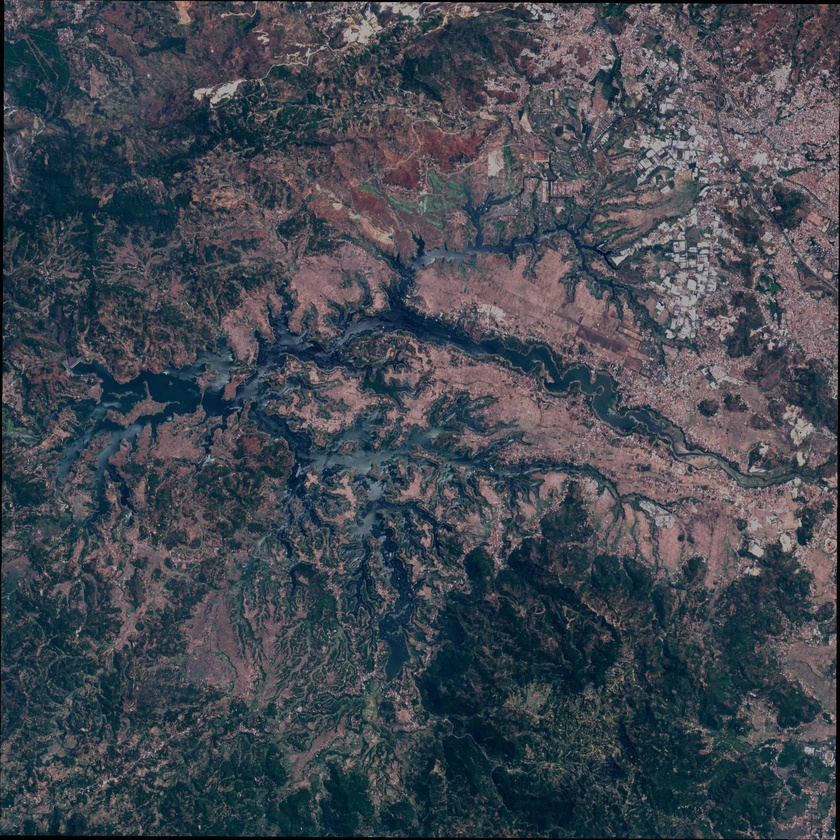
#> input picture Final Lab Codes/water_body_1.jpg, 840 x 840 px, shrunk from 2007 x 2009 before the run, found by its file name
$ jupyter execute 'Trials (Does not work).ipynb'   (shell and % lines are left out)
#> lines starting #> are read from the running program, lines starting #| are printed output that depends on the picture
# Import Modules

[cell 1]
import numpy as np
import pandas as pd

import cv2

import matplotlib.pyplot as plt
import seaborn as sns

from PIL import Image

# Load the Image

[cell 2]
img = cv2.imread('/content/water_body_1.jpg')
#> img is the input picture: shape (840, 840, 3); mean B, G, R 79.9, 71.6, 65.9
expected_mask = cv2.imread('/content/water_body_1_mask.jpg')
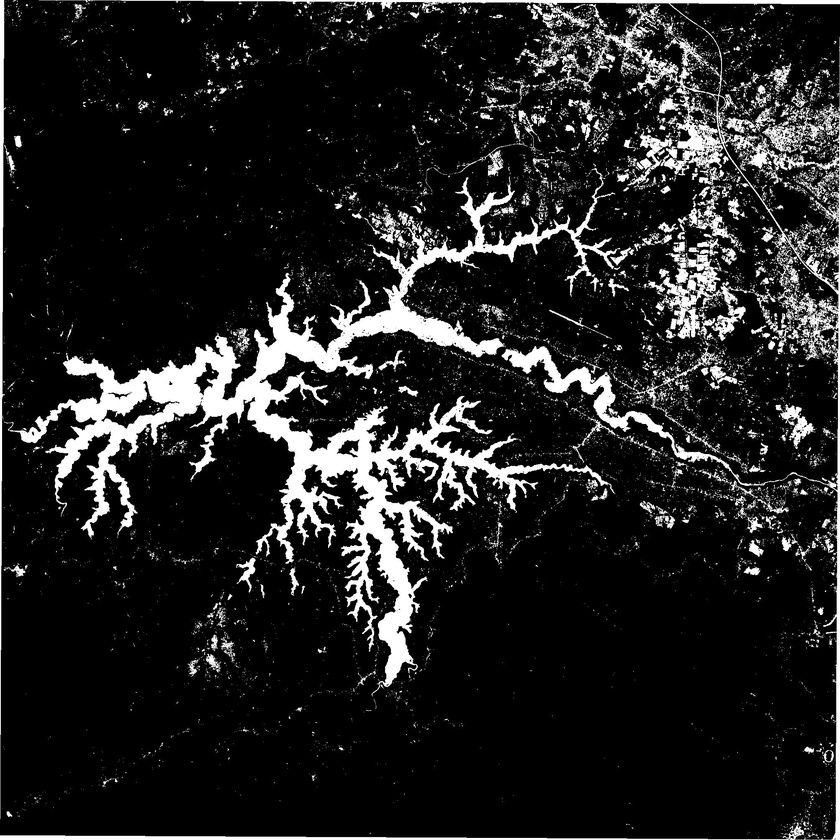
#> input picture Final Lab Codes/water_body_1_mask.jpg, 840 x 840 px, shrunk from 2007 x 2009 before the run, found by its file name
#> expected_mask is the input picture: shape (840, 840, 3); min 0, max 255, mean 34

[cell 3]
plt.figure(figsize=(10, 10))
plt.axis('off')

plt.subplot(1, 2, 1)
plt.imshow(img)
plt.title('Original Image')

plt.subplot(1, 2, 2)
plt.imshow(expected_mask)
plt.title('Expected Mask')

plt.axis('off')
plt.show()
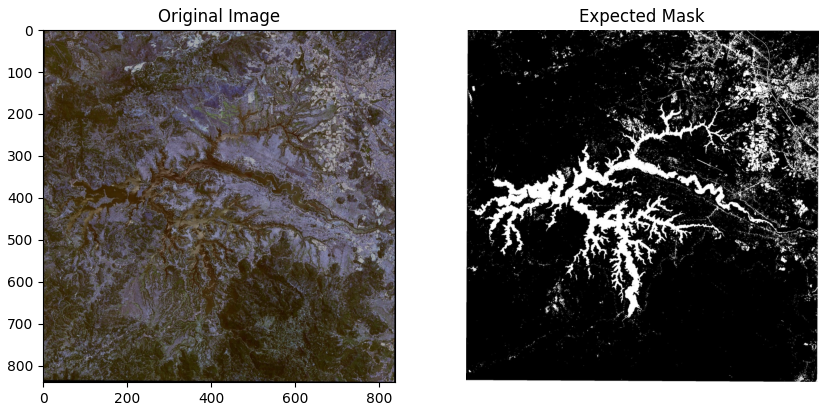
#> figure drawn by matplotlib, 2 panels; B, G, R data is drawn as R, G, B

[cell 4]
# Image Array
img

[cell 5]
img.shape
#> Out = (840, 840, 3)

# Convert to HSV
- [Changing Colourspaces](https://docs.opencv.org/3.2.0/df/d9d/tutorial_py_colorspaces.html)
- [Stackoverflow](https://stackoverflow.com/questions/42198408/python-opencv-convert-pixel-from-bgr-to-hsv)

[cell 6]
hsv = cv2.cvtColor(img, cv2.COLOR_BGR2HSV)
#> hsv: shape (840, 840, 3); mean H, S, V 115.1, 85.4, 83.3
hsv

[cell 7]
plt.imshow(hsv)
plt.axis('off')
plt.title('HSV Image')

# Blur

[cell 8]
blur = cv2.GaussianBlur(hsv,(5,5),0)
#> blur: shape (840, 840, 3); mean H, S, V 115.1, 85.4, 83.4
blur = cv2.bilateralFilter(blur,3,30,30)
#> blur: shape (840, 840, 3); mean H, S, V 115.2, 85.4, 83.4
blur

[cell 9]
plt.imshow(blur)
plt.axis('off')
plt.title('Blur Image')

[cell 10]
# Take only one Channel

ex = blur[:,:,1]
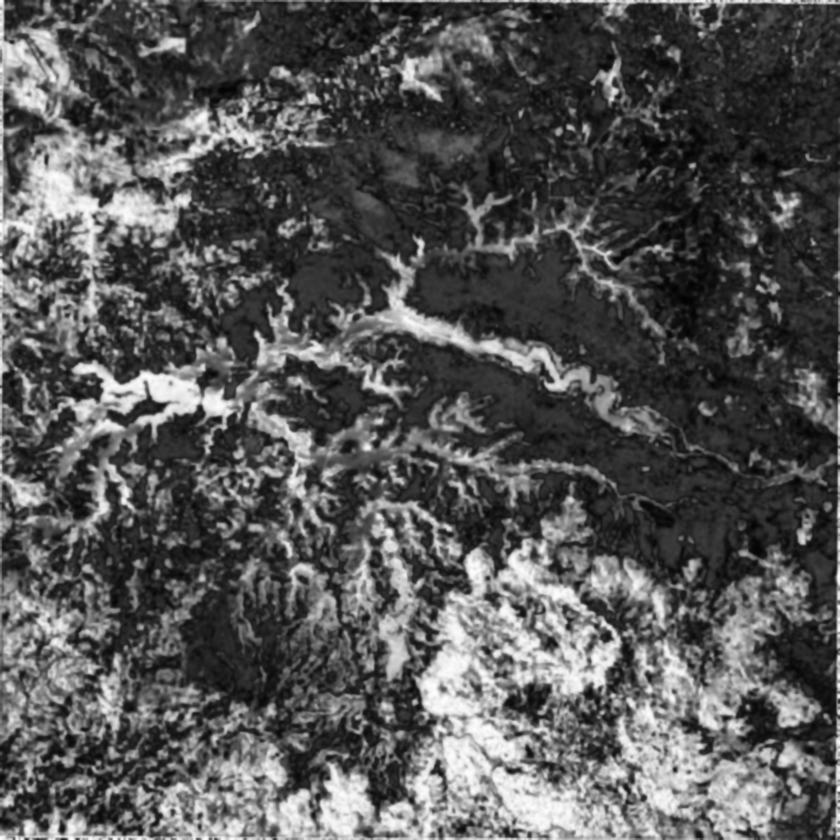
#> ex: shape (840, 840); min 1, max 255, mean 85.4


plt.imshow(ex)
plt.axis('off')
plt.title('Blur Image')

# Plot Histograms

[cell 11]
hist = plt.hist(ex.flatten(),bins=256)
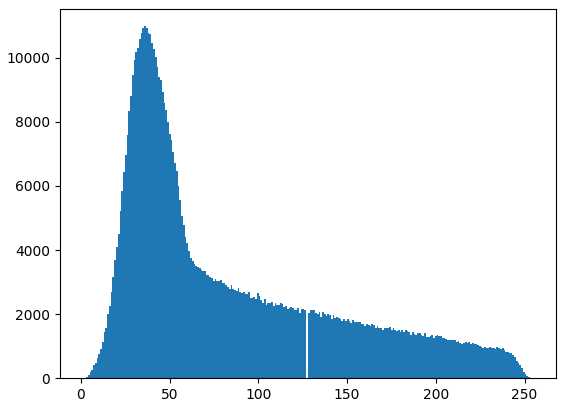
#> figure drawn by matplotlib, 1 panel; tallest bar 10988 high, from x = 35.73 to 36.72

# From here

[cell 12]
dummy = np.zeros_like(ex)
dummy[np.where((ex>20) & (ex<50))] = 1
plt.imshow(dummy, cmap='gray')
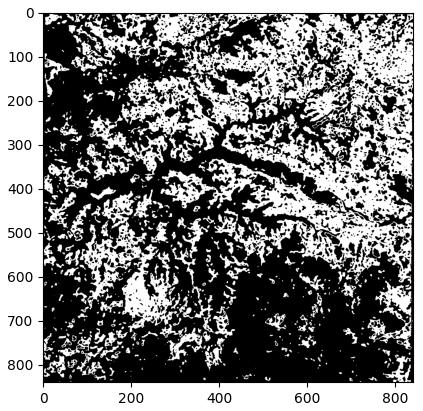
#> figure drawn by matplotlib, 1 panel
